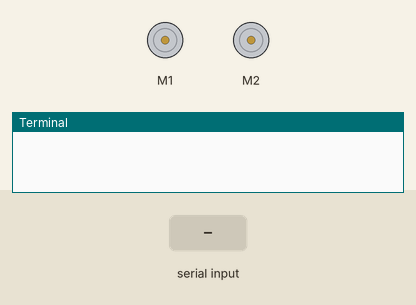
Simulated run of this program. Board: Raspberry Pi (BCM pin numbers). Parts: 2 × DC motor (green arrow = forward, orange = backward, longer = faster), the last lines printed to the terminal. Inputs (shaded band) come from the test bench.

Above: at 1.2 s.
1.3 s: "a" received over the second serial link
At 1.7 s:
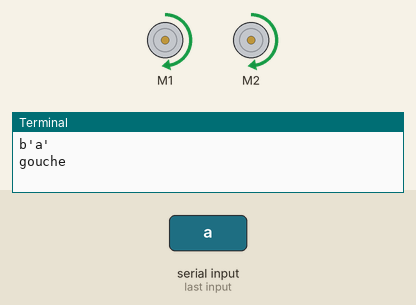
2.8 s: "f" received over the second serial link
At 3.5 s:
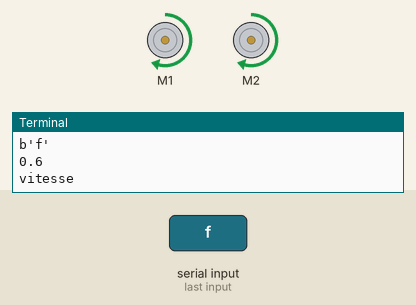
4.3 s: "d" received over the second serial link
At 4.7 s:
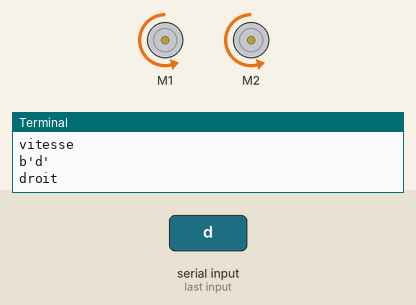
5.8 s: "g" received over the second serial link
At 7.0 s:
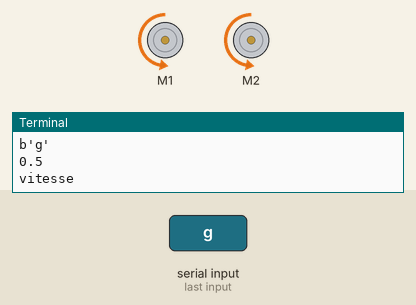
7.3 s: "w" received over the second serial link
At 7.9 s:
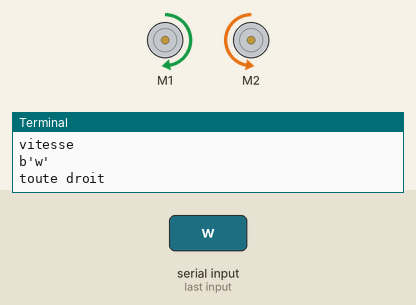
8.8 s: "s" received over the second serial link
At 9.3 s:
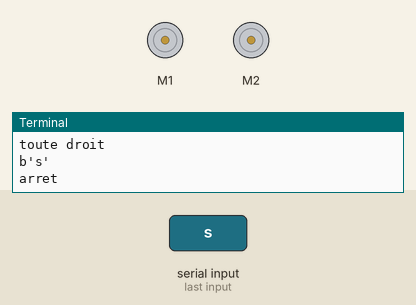
Timing chart, 0 to 11.3 s (numbered marks = the images above; inputs shaded):
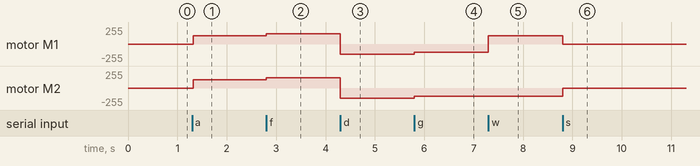

Measured:
- after the input at 1.3 s, motor M1, motor M2: stopped → forward 127/255 at once
- after the input at 2.8 s, motor M1, motor M2: forward 127/255 → forward 153/255 at once
- after the input at 4.3 s, motor M1, motor M2: forward 153/255 → backward 153/255 at once
- after the input at 5.8 s, motor M1, motor M2: backward 153/255 → backward 127/255 at once
- after the input at 7.3 s, motor M1: backward 127/255 → forward 127/255 at once
- after the input at 8.8 s, motor M1: forward 127/255 → stopped at once; motor M2: backward 127/255 → stopped at once

The program:

Raspi01.py
```python
from time import sleep
import serial
import RPi.GPIO as GPIO
from adafruit_motorkit import MotorKit

kit = MotorKit()
GPIO.setmode(GPIO.BCM)


ser = serial.Serial(
    port='/dev/ttyS0',
    baudrate = 9600,
    parity=serial.PARITY_NONE,
    stopbits=serial.STOPBITS_ONE,
    bytesize=serial.EIGHTBITS,
    timeout=1
)

state=0
ch=0
speed=0.5
while state!=99:
    if(ser.in_waiting>=1):
        ch=ser.read()
        print(ch)
        if (ch=='f'.encode('utf-8')):
            speed+=0.1
            print(speed)
            print ('vitesse')
        if (ch=='g'.encode('utf-8')):
            speed-=0.1
            print(speed)
            print ('vitesse')
        if (ch=='a'.encode('utf-8')):
            state=1
            print ('gouche')
        if (ch=='d'.encode('utf-8')):
            state=2
            print ('droit')
        if (ch=='w'.encode('utf-8')):
            state=3
            print ('toute droit')
        if (ch=='s'.encode('utf-8')):
            state=4
            print ('arret')
        if (ch=='z'.encode('utf-8')):
            state=5
            print ('revers')
        if (ch=='x'.encode('utf-8')):
            state=99
            print ("state 99")

        if state==1:
            kit.motor1.throttle = speed
            kit.motor2.throttle = speed
        if state==2:
            kit.motor1.throttle = speed*-1
            kit.motor2.throttle = speed*-1
        if state==3:
            kit.motor1.throttle = speed
            kit.motor2.throttle = speed*-1
        if state==4:
            kit.motor1.throttle = speed*0
            kit.motor2.throttle = speed*0
        if state==5:
            kit.motor1.throttle = speed*-1
            kit.motor2.throttle = speed
        if state==99:
            print ("exit")

data="sortir".encode('utf-8')
ser.write(data)
sleep(0.1)
kit.motor1.throttle = 0
kit.motor2.throttle = 0
GPIO.cleanup()
```
